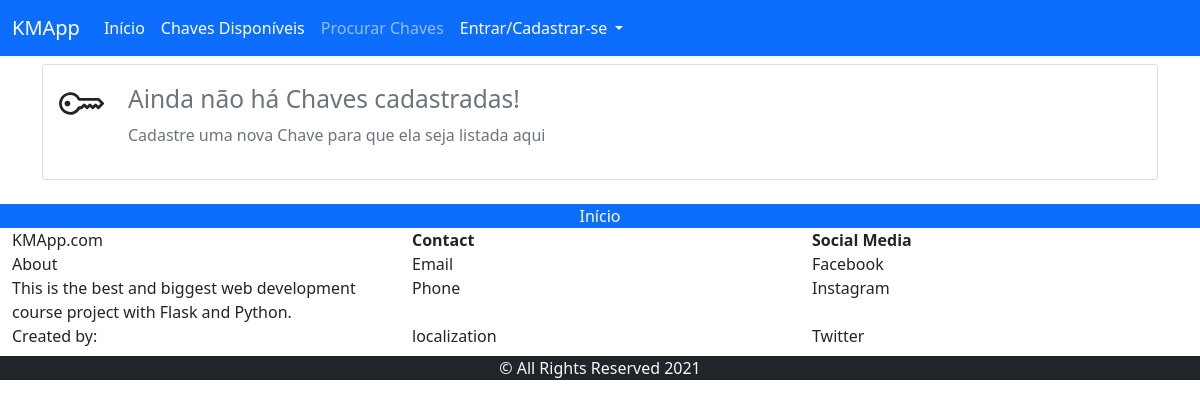
The page /view/key/sala-a01 on the database as committed earlier.
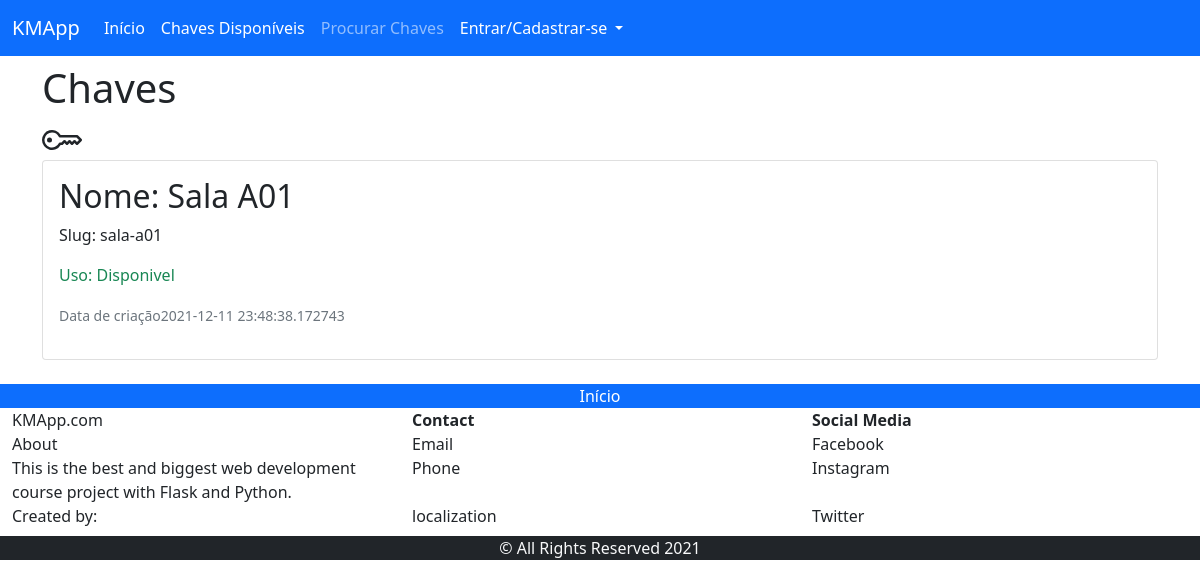
The same page on the database as committed later.
### key_manager/models/key.py (models this page shows, shortened)
class Key(db.Model):
    __tablename__ = 'keys'
    id = db.Column(db.Integer, primary_key=True)
    key_category_id = db.Column(db.Integer, db.ForeignKey("categories.id"))
    key_avaliable = db.Column(db.Boolean, default=True)
    name = db.Column(db.String(100), unique=False, nullable=False)
    slug = db.Column(db.String(100), unique=True, nullable=False)
    creation_date = db.Column(db.DateTime, nullable=False, default=datetime.utcnow)

### key_manager/routes/views.py (the view)
@view.route("/key/<key_slug>")
def viewKey(key_slug):
    try:
        keys = Key.query.filter_by(slug=key_slug).first()
    except:
        pass
    return render_template("view/keys.html", key=keys)

### key_manager/templates/view/keys.html (shortened to what this page needs)
{% extends 'base.html' %}
{% block content %}
{% if key %}
<h1 class="col-auto">Chaves</h1>
<div class="row">
</div>
<div class="card">
    <div class="card-body">
        <h2>Nome: {{ key.name }}</h2>
        <p>Slug: {{ key.slug }}</p>
        {% if key.key_avaliable %}
        <p class="text-success">Uso: Disponivel</p>
        {% else %}
        <p class="text-danger">Uso: Em uso</p>
        {% endif %}
        <p><small class="text-muted">Data de criação{{ key.creation_date}}</small><p>
    </div>
    </div>
{% else %}
<div class="card">
    <div class="card-body">
        <div class="row">
            <div class="col-auto">
                <p class="text-muted h3 "><small class="text-muted">Ainda não há Chaves cadastradas!</small></p>
                <p><small class="text-muted h6">Cadastre uma nova Chave para que ela seja listada aqui</small></p>
            </div>
        </div>
    </div>
</div>
{% endif %}
{% endblock %}

Rows that differ between the two databases and show on the page:
added Key: name "Sala A01", slug "sala-a01", creation_date "2021-12-11 23:48:38.172743"
Other text that changed with them:
text no longer shown: "Ainda não há Chaves cadastradas! Cadastre uma nova Chave para que ela seja listada aqui"
text now shown: "Chaves Nome: Slug: Uso: Disponivel Data de criação"
